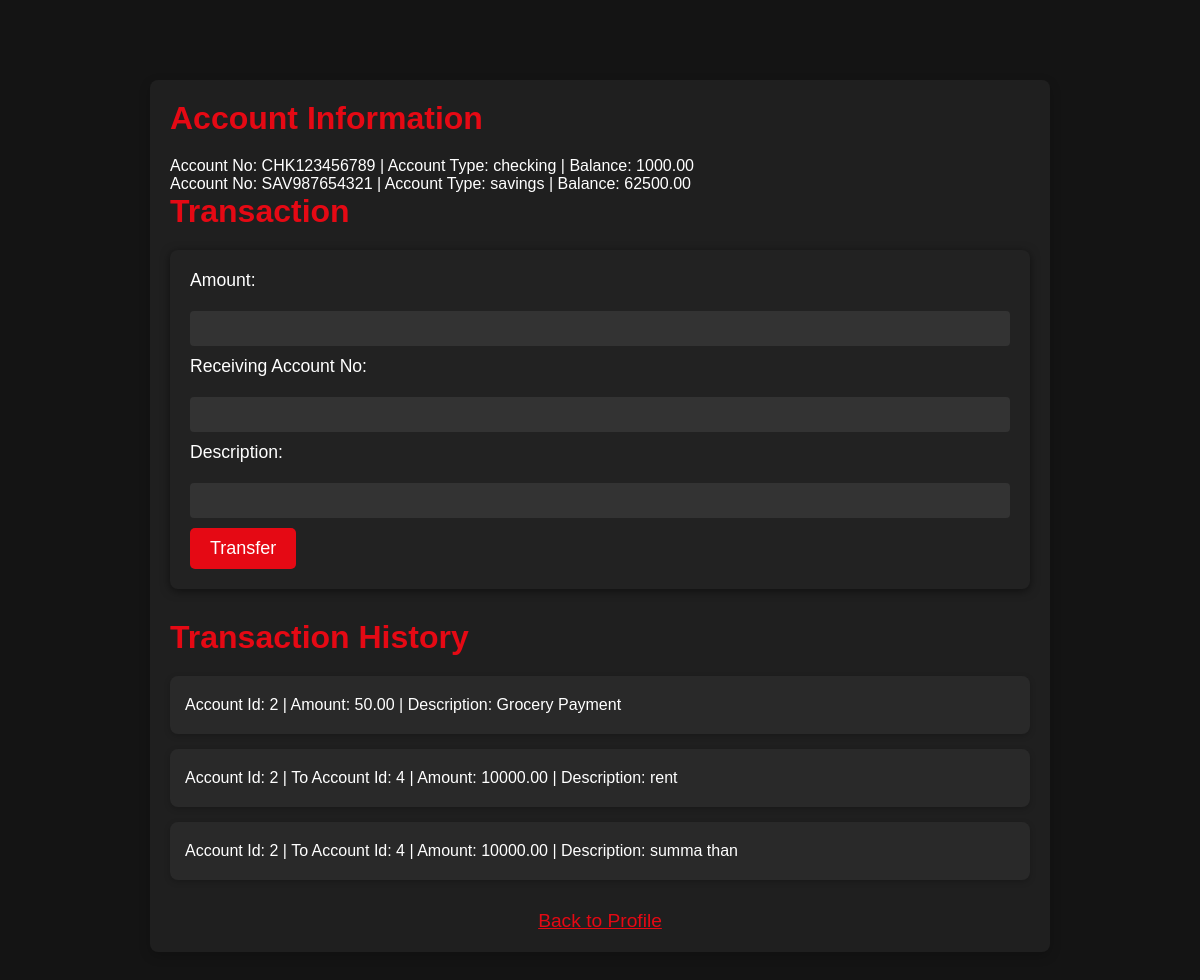
Screenshot of /transaction.php?ano=SAV987654321&cid=1 with the database file from the repository.
### tables this page shows
CREATE TABLE `accounts` (
  `account_id` int(11) NOT NULL,
  `customer_id` int(11) DEFAULT NULL,
  `account_type` enum('checking','savings') NOT NULL,
  `account_number` varchar(20) NOT NULL,
  `balance` decimal(15,2) DEFAULT 0.00,
  `created_at` timestamp NOT NULL DEFAULT current_timestamp(),
  `status` enum('active','inactive') DEFAULT 'active'
);

CREATE TABLE `transactions` (
  `transaction_id` int(11) NOT NULL,
  `account_id` int(11) DEFAULT NULL,
  `from_account_id` int(11) DEFAULT NULL,
  `to_account_id` int(11) DEFAULT NULL,
  `transaction_type` enum('debit','credit','transfer') NOT NULL,
  `amount` decimal(15,2) NOT NULL,
  `transaction_date` timestamp NOT NULL DEFAULT current_timestamp(),
  `description` varchar(255) DEFAULT NULL,
  `balance_before` decimal(15,2) DEFAULT NULL,
  `balance_after` decimal(15,2) DEFAULT NULL,
  `transfer_reference_id` varchar(50) DEFAULT NULL
);

### transaction.php (the view, shortened to what this page needs)
<?php
    include "db.php";
    $ano="";
    if(isset($_GET["ano"]))
        $ano=$_GET["ano"];
    elseif(isset($_POST["ano"]))
        $ano=$_POST["ano"];
    $cid="";
        if(isset($_GET["cid"]))
            $cid=$_GET["cid"];
        elseif(isset($_POST["cid"]))
            $cid=$_POST["cid"];
    $sql="select * from accounts where account_number='$ano'";
    $result=$db->query($sql);
    $row=$result->fetch_assoc();
    $aid1=$row["account_id"];
    $aid=$aid1;
?>
<html>
<head>
    <link rel="stylesheet" href="stylefortransaction.css">
</head>
<body>
    <div class="container">
        <h2>Account Information</h2>
        <?php
            $sql="select * from accounts where customer_id='$cid'";
            $accounts=$db->query($sql);
            if($accounts->num_rows>0){
                while($row=$accounts->fetch_assoc()){
                    echo "<p>Account No: ".$row['account_number']." | Account Type: ".$row['account_type']." | Balance: ".$row['balance']."</p>";
                }
            } else {
                echo "<p>NO Account Found</p>";
            }
        ?>
        <h2>Transaction</h2>
        <form action="/transaction.php" method="post">
            <label for="amount">Amount:</label>
            <input type="number" name="amount" required>
            <label for="to_account_no">Receiving Account No:</label>
            <input type="text" name="to_account_no" required>
            <label for="description">Description:</label>
            <input type="text" name="description" required>
            <input type="submit" name="transfer" value="Transfer">
        </form>
        <div class="transaction-history">
            <h2>Transaction History</h2>
            <?php
                $sql = "select * from transactions where account_id='$aid'";
                $result=$db->query($sql);
                while($row=$result->fetch_assoc()){
                    echo '<div class="transaction-item">';
                    if($row['transaction_type']=="transfer")
                        echo "<p>Account Id: ".$row['account_id']." | To Account Id: ".$row['to_account_id']." | Amount: ".$row['amount']." | Description: ".$row['description']."</p>";
                    else
                        echo "<p>Account Id: ".$row['account_id']." | Amount: ".$row['amount']." | Description: ".$row['description']."</p>";
                    echo '</div>';
                }
            ?>
        </div>
        <div class="back-link">
            <a href="profile.php?cid=<?php echo $cid ?>">Back to Profile</a>
        </div>
    </div>
</body>
</html>

### stylefortransaction.css (style rules this page uses)
* { margin: 0; padding: 0; box-sizing: border-box; }
body { font-family: 'Arial', sans-serif; background-color: #141414; color: #fff; margin: 0; padding: 0; }
a { text-decoration: none; color: #e50914; }
button, input[type="submit"] { cursor: pointer; background-color: #e50914; color: #fff; padding: 10px 20px; border-radius: 5px; font-size: 18px; border: none; transition: background-color 0.3s ease; }
.container { max-width: 900px; margin: 80px auto; padding: 20px; background-color: #1f1f1f; border-radius: 8px; box-shadow: 0 4px 12px rgba(0, 0, 0, 0.2); }
h2 { font-size: 2rem; color: #e50914; margin-bottom: 20px; }
form { background-color: #222; padding: 20px; border-radius: 8px; box-shadow: 0 2px 10px rgba(0, 0, 0, 0.5); }
input[type="text"], input[type="number"], input[type="password"] { width: 100%; padding: 10px; margin: 10px 0; background-color: #333; color: #fff; border: none; border-radius: 4px; }
label { font-size: 1.1rem; margin-bottom: 10px; display: block; }
.transaction-history { margin-top: 30px; }
.transaction-item { background-color: #292929; padding: 15px; margin-bottom: 15px; border-radius: 8px; box-shadow: 0 2px 6px rgba(0, 0, 0, 0.2); }
.transaction-item p { margin: 5px 0; }
.back-link { display: block; margin-top: 30px; text-align: center; }
.back-link a { color: #e50914; font-size: 1.2rem; text-decoration: underline; }

### rows the page displays
accounts: account_number "CHK123456789", account_type "checking", balance "1000.00"
accounts: account_number "SAV987654321", account_type "savings", balance "62500.00"
transactions: account "2", amount "50.00", description "Grocery Payment"
transactions: account "2", to_account "4", amount "10000.00", description "rent"
transactions: account "2", to_account "4", amount "10000.00", description "summa than"
